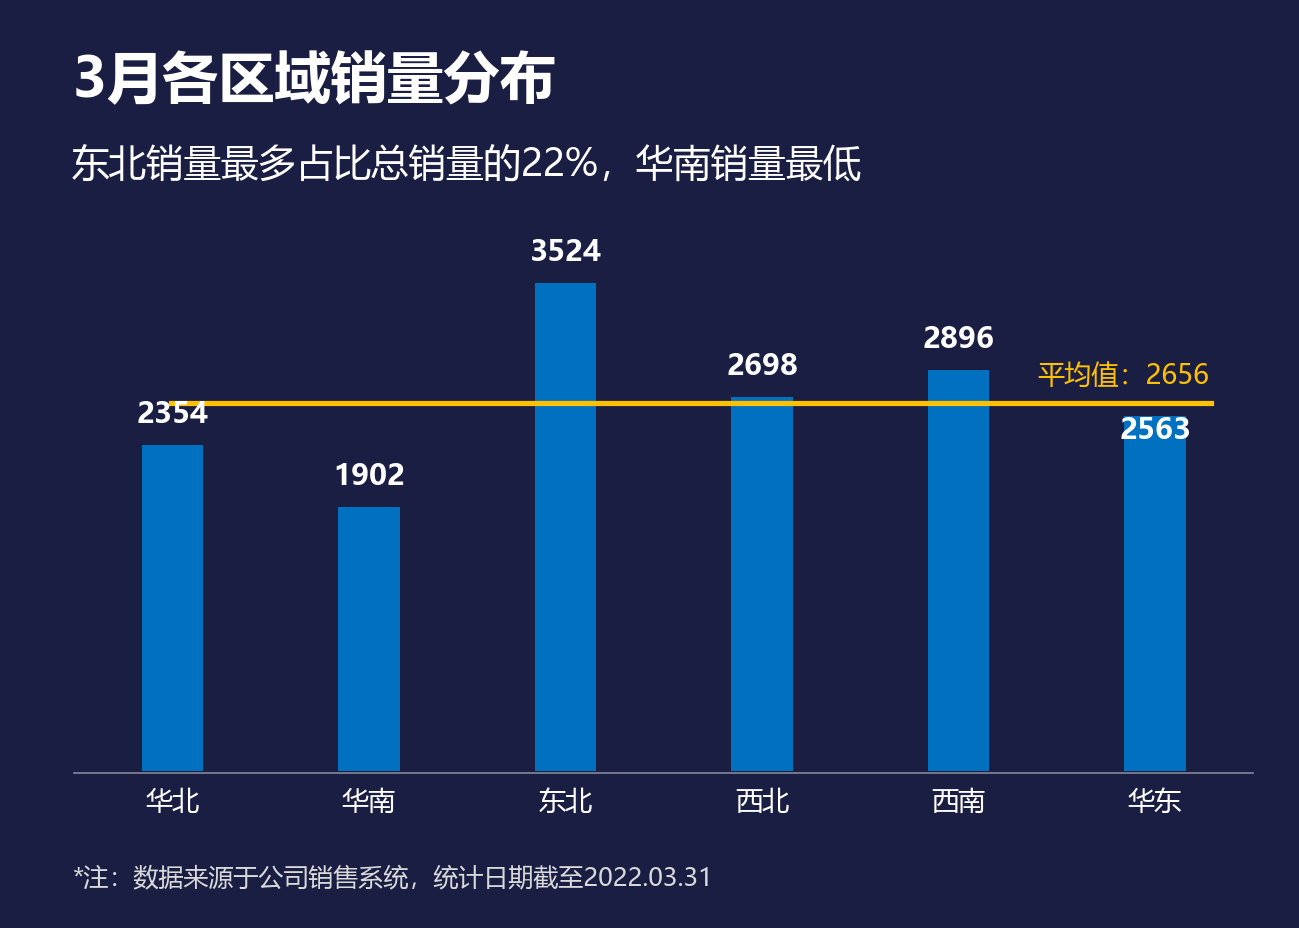

Generate this figure with Python:
# -*- coding: utf-8 -*-
from pathlib import Path
import openpyxl
# 向上查找原始教材目录；只读，不修改 Excel。图形和标签共用同一组单元格值。
HERE = Path(__file__).resolve().parent
SOURCE = next((p for base in HERE.parents for p in base.glob('《*/第二章 图表(前15).xlsx')), None)
if SOURCE is None:
    raise FileNotFoundError('请把本文件夹放在教材 Excel 所在项目目录下。缺少 第二章 图表(前15).xlsx')
wb = openpyxl.load_workbook(SOURCE, data_only=True, read_only=True)
ws = wb['2 带均值柱形图']
def col(letter, start, end):
    values = [ws[f'{letter}{r}'].value for r in range(start, end+1)]
    if any(v is None for v in values):
        raise ValueError(f'缺失数据：{ws.title}!{letter}{start}:{letter}{end}')
    return values

import numpy as np
import matplotlib
matplotlib.use('Agg')
import matplotlib.pyplot as plt
from matplotlib.patches import Rectangle

matplotlib.rcParams['font.sans-serif'] = ['Microsoft YaHei', 'SimHei']
matplotlib.rcParams['axes.unicode_minus'] = False

regions = col('B',3,8)
sales = col('C',3,8)
mean_v = sum(sales)/len(sales)

BG = '#1A1E43'
TEXT = '#FFFFFF'
NOTE = '#D9D9D9'
BAR = '#0070C0'
MEAN = '#FFC000'
AXIS = '#86889A'

fig, ax = plt.subplots(figsize=(8.66, 6.19), dpi=150)
fig.patch.set_facecolor(BG)
ax.set_facecolor(BG)
ax.set_position([0.0572, 0.1696, 0.9076, 0.5961])

fig.text(0.0554, 0.9435, '3月各区域销量分布', fontsize=27, fontweight='bold',
         color=TEXT, ha='left', va='top')
fig.text(0.0554, 0.8433, '东北销量最多占比总销量的22%，华南销量最低',
         fontsize=18, color=TEXT, ha='left', va='top')

x = np.arange(len(regions))
width = 0.313
y_max = 4000

for s in ax.spines.values():
    s.set_visible(False)
ax.tick_params(left=False, bottom=False, labelleft=False, labelbottom=True,
               colors=TEXT, labelsize=13)
ax.set_xticks(x)
ax.set_xticklabels(regions)
ax.set_ylim(0, y_max)
ax.set_yticks([])
ax.set_xlim(-0.5, 5.5)

for i, v in enumerate(sales):
    rect = Rectangle((i - width / 2, 0), width, v,
                     facecolor=BAR, edgecolor='none', zorder=1)
    ax.add_patch(rect)
    if i == 5:
        label_y = v - 107
    else:
        label_y = v + 220
    ax.text(i, label_y, str(v), ha='center', va='center',
            fontsize=14, color=TEXT, fontweight='bold', zorder=4)

ax.plot([-0.0076, 5.2824], [mean_v, mean_v], color=MEAN,
        linewidth=2.5, zorder=3)
ax.text(4.84, 2851, '平均值：2656', ha='center', va='center',
        fontsize=13, color=MEAN, zorder=4)

ax.spines['bottom'].set_visible(True)
ax.spines['bottom'].set_color(AXIS)
ax.spines['bottom'].set_position(('outward', 1))

fig.text(0.0554, 0.0388, '*注：数据来源于公司销售系统，统计日期截至2022.03.31',
         fontsize=12, color=NOTE, ha='left', va='bottom')

plt.savefig(str(HERE / '均值柱形图_复刻.png'),
            dpi=150, facecolor=BG)
plt.close()
print('done')
